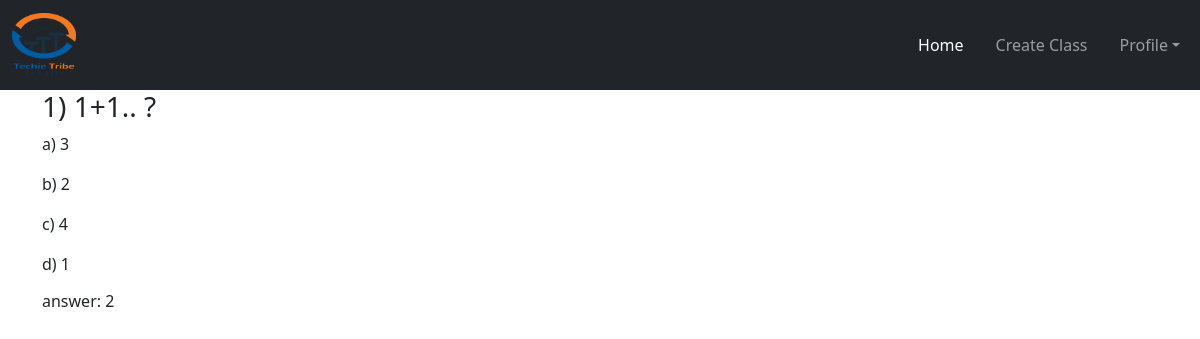
The page /teacher/showquiz/9/ on the database its author committed.
### teacher/models.py (models this page shows, shortened)
class QuesModel(models.Model):
    myclass = models.ForeignKey(
        CreateClass, on_delete=models.CASCADE, null=True)
    topics = models.CharField(max_length=200, default="new")
    question = models.CharField(max_length=200, null=True)
    op1 = models.CharField(max_length=200, null=True)
    op2 = models.CharField(max_length=200, null=True)
    op3 = models.CharField(max_length=200, null=True)
    op4 = models.CharField(max_length=200, null=True)
    ans = models.CharField(max_length=200, null=True)

### teacher/views.py (the view)
# urls.py: path('showquiz/<int:id>/', ShowQuizView.as_view(), name='showquiz'),
class ShowQuizView(View):
    def get(self, request, id):
        allquiz = QuesModel.objects.filter(id=id)
        return render(request, 'allquiz.html', {'allquiz': allquiz})

### teacher/templates/allquiz.html (shortened to what this page needs)
{% extends 'base_teacher.html' %} <br />
{% load static %} <br />
{% block content %}
<div class="container">
  {% for quiz in allquiz %}
  <div>
    <h3 class="text-dark">{{forloop.counter}}) {{quiz.question}}</h3>
    <p>a) {{quiz.op1}}</p>
    <p>b) {{quiz.op2}}</p>
    <p>c) {{quiz.op3}}</p>
    <p>d) {{quiz.op4}}</p>
    <h6>answer: {{quiz.ans}}</h6>
  </div>
  <br />
  <br />
  {% endfor %}
</div>
{% endblock content %}

### teacher/static/css/form.css (style rules this page uses)
*, *:before, *:after { -webkit-box-sizing: border-box; box-sizing: border-box; }

### rows shown on the page
QuesModel: question "1+1.. ?", op1 "3", op2 "2", op3 "4", op4 "1", ans "2"
